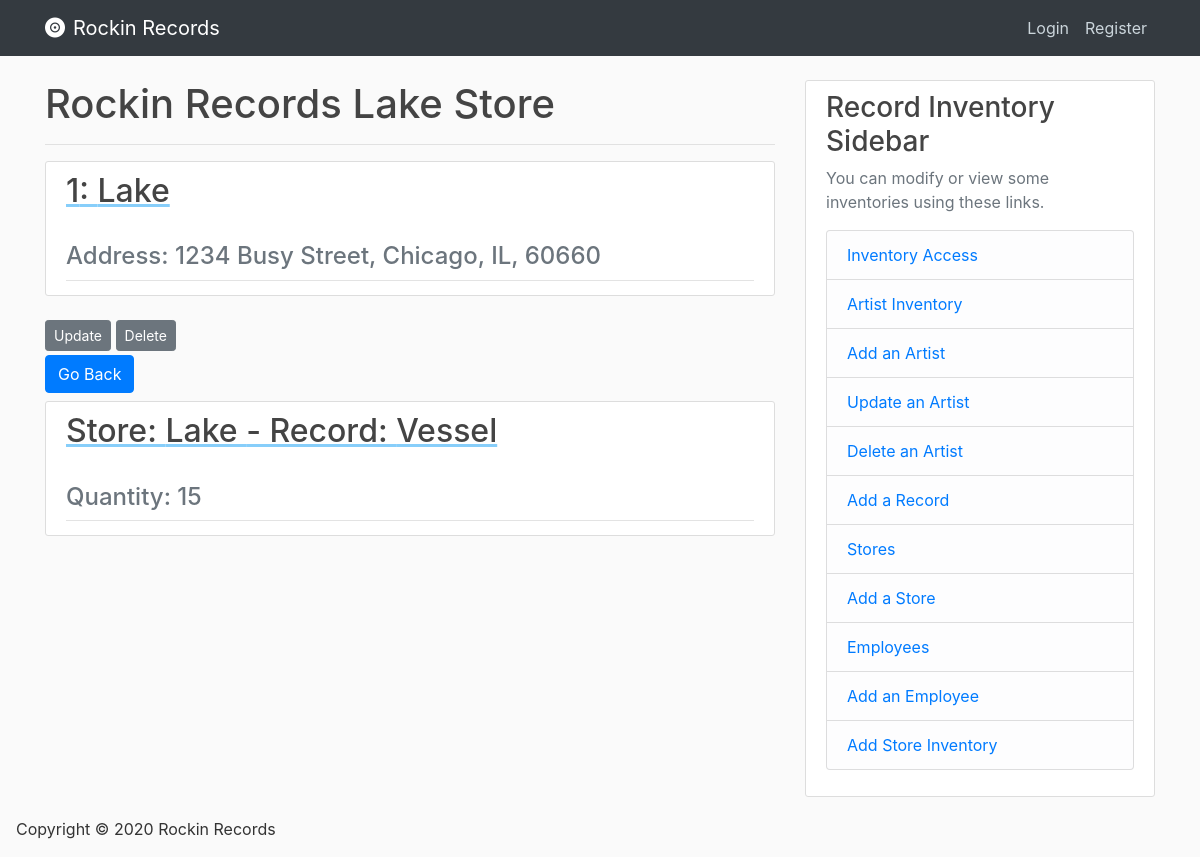
The page /store/1 on the database as committed earlier.
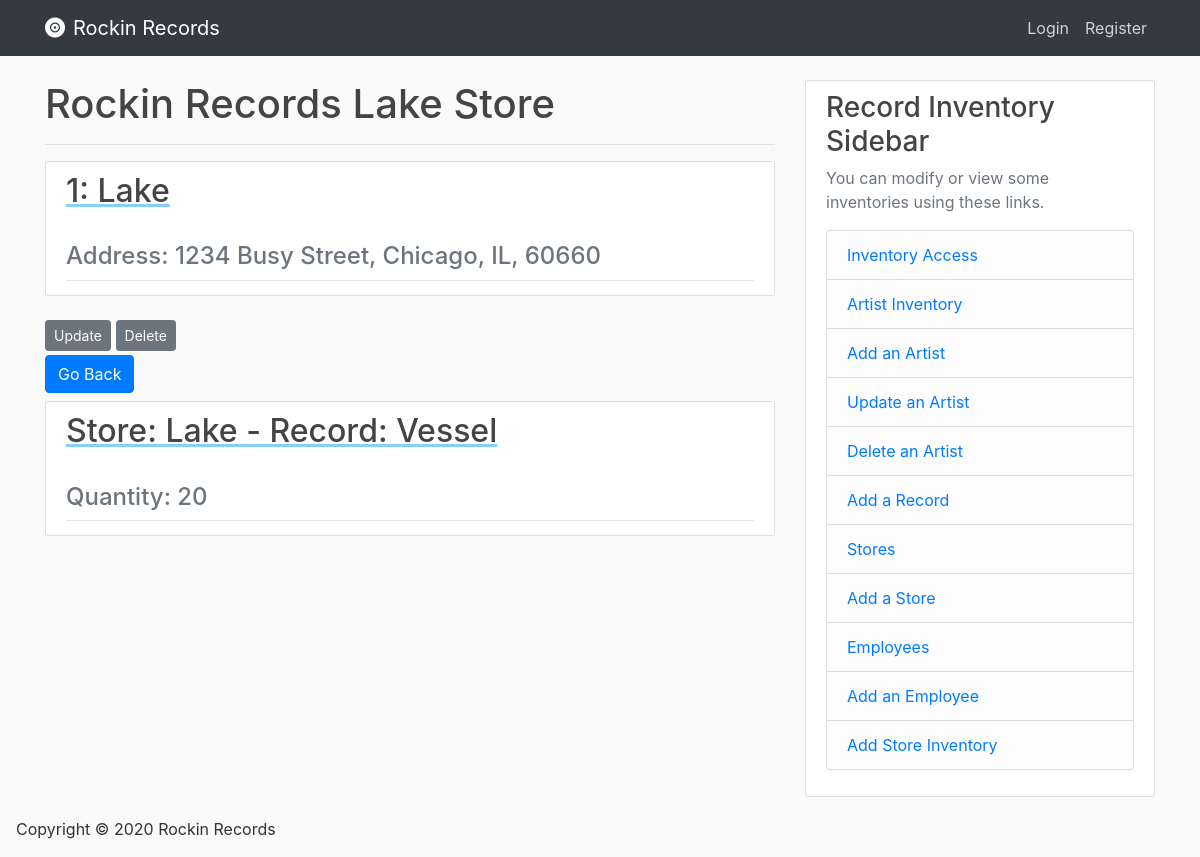
The same page on the database as committed later.
### database/models.py (models this page shows, shortened)
class Stores(db.Model):
    store_id = db.Column(db.Integer, primary_key=True, nullable=False, autoincrement="auto")
    store_name = db.Column(db.String, nullable=False)
    street_address = db.Column(db.String(120), nullable=False)
    city_address = db.Column(db.String(120), nullable=False)
    state_address = db.Column(db.String(120), nullable=False)
    zip_address = db.Column(db.String(120), nullable=False)

class Inventory(db.Model):
    record_id = db.Column(db.Integer, db.ForeignKey('records.record_id'), primary_key=True, nullable=False)
    store_id = db.Column(db.Integer, db.ForeignKey('stores.store_id'), primary_key=True, nullable=False)
    quantity = db.Column(db.Integer, nullable=False)

class Records(db.Model):
    record_id = db.Column(db.Integer, primary_key=True, nullable=False, autoincrement="auto")
    record_name = db.Column(db.String(120), nullable=False)
    record_genre = db.Column(db.String(120), nullable=False)
    record_price = db.Column(db.Float, nullable=False)
    artist_id = db.Column(db.Integer, db.ForeignKey('artists.artist_id'), nullable=False)

### database/routes.py (the view)
@app.route('/store/<store_id>', methods=['GET', 'POST'])
def store(store_id):
    store = Stores.query.get_or_404(store_id)
    store_inventory = Inventory.query.join(Records, Inventory.record_id == Records.record_id)\
    .add_columns(Inventory.quantity, Records.record_id, Records.record_name)\
    .join(Stores, Inventory.store_id == Stores.store_id)\
    .add_columns(Stores.store_id, Stores.store_name).filter(Stores.store_id == Inventory.store_id).all()
    return render_template('store.html', store=store, store_inventory=store_inventory)

### database/Templates/store.html
{% extends "index.html" %}
{% block content %}
    <h1> Rockin Records {{store.store_name}} Store</h1>
    <hr>
        <article class="media content-section">
            <div class="media-body">
                <div class="article-metadata">
                    <a class="mr-2" href="#" style="text-decoration: underline; text-decoration-color: lightskyblue;" >
                    <h2> {{ store['store_id'] }}: {{ store['store_name'] }} </h2>
                    </a>
                    <h4 class="text-muted"> Address: {{ store['street_address'] }}, {{ store['city_address'] }}, {{ store['state_address']}}, {{ store['zip_address'] }}</h4>
                </div>
          </div>
        </article>
        <div>
              <a class="btn btn-secondary btn-sm mt-1 mb-1" href="{{url_for('update_store', store_id=store.store_id)}}">Update</a>
              <a class="btn btn-secondary btn-sm mt-1 mb-1" href="{{url_for('delete_store', store_id=store.store_id)}}">Delete</a>
        </div>
     <div>
        <a href="{{ url_for('home') }} ">
          <button class='btn btn-primary'>
              Go Back
          </button>
        </a>
     </div>
    {% for si in store_inventory %}
        <article class="media content-section mt-2">
            <div class="media-body">
                <div class="article-metadata">
                    <a class="mr-2" href="{{ url_for('inventory', store_id=si.store_id, record_id=si.record_id) }}" style="text-decoration: underline; text-decoration-color: lightskyblue;" >
                        <h2> Store: {{ si['store_name'] }} - Record: {{ si['record_name'] }} </h2>
                    </a>
                    <h4 class="text-muted">Quantity: {{ si['quantity'] }}</h4>
                </div>
          </div>
        </article>
    {% endfor %}
{% endblock content %}

### database/Templates/index.html (shortened to what this page needs)
<!DOCTYPE html>
<html lang="en">
<head>
	<link rel="stylesheet" href="https://stackpath.bootstrapcdn.com/bootstrap/4.4.1/css/bootstrap.min.css">
    <link rel="stylesheet" href="{{ url_for('static', filename='css/main.css') }}">
</head>
<body>
    <header class="site-header">
      <nav class="navbar navbar-expand-md navbar-dark bg-dark fixed-top">
        <div class="container">
          <a class="navbar-brand mr-4" href="/"><i class="fas fa-record-vinyl mr-2"></i>Rockin Records</a>
          <div class="collapse navbar-collapse" id="navbarToggle">
            <div class="navbar-nav">
              {% if current_user.is_authenticated %}
                <a class="nav-item nav-link" href="{{ url_for('account') }}">Account</a>
                <a class="nav-item nav-link" href="{{ url_for('logout') }}">Logout</a>
              {% else %}
                <a class="nav-item nav-link" href="{{ url_for('login') }}">Login</a>
                <a class="nav-item nav-link" href="{{ url_for('register') }}">Register</a>
              {% endif %}
            </div>
          </div>
        </div>
      </nav>
    </header>
    <main role="main" class="container">
      <div class="row">
        <div class="col-md-8">
          {% block content %}{% endblock %}
        </div>
        <div class="col-md-4">
          <div class="content-section">
            <h3>Record Inventory Sidebar</h3>
            <p class='text-muted'> You can modify or view some inventories using these links.
              <ul class="list-group">
                <li class="list-group-item list-group-item-light">
                  <a href="{{ url_for('inventory_access') }} ">
                    Inventory Access
                  </a>
                </li>
                <li class="list-group-item list-group-item-light">
                    <a href="{{ url_for('artist_inventory') }} ">
                        Artist Inventory
                      </a>
                </li>
                <li class="list-group-item list-group-item-light">
                    <a href="{{ url_for('artist_inventory_add') }} ">
                        Add an Artist
                      </a>
                </li>
                <li class="list-group-item list-group-item-light">
                    <a href="{{ url_for('artist_inventory_update') }} ">
                        Update an Artist
                      </a>
                </li>
                <li class="list-group-item list-group-item-light">
                    <a href="{{ url_for('artist_inventory_delete') }} ">
                        Delete an Artist
                      </a>
                </li>
                <li class="list-group-item list-group-item-light">
                    <a href="{{ url_for('add_record') }} ">
                        Add a Record
                      </a>
                </li>
                <li class="list-group-item list-group-item-light">
                    <a href="{{ url_for('stores') }} ">
                        Stores
                    </a>
                </li>
              <li class="list-group-item list-group-item-light">
                    <a href="{{ url_for('add_store') }} ">
                        Add a Store
                    </a>
                </li>
              <li class="list-group-item list-group-item-light">
                    <a href="{{ url_for('employees') }} ">
                        Employees
                    </a>
              </li>
              <li class="list-group-item list-group-item-light">
                    <a href="{{ url_for('add_employee') }} ">
                        Add an Employee
                    </a>
              </li>
              <li class="list-group-item list-group-item-light">
                    <a href="{{ url_for('add_inventory') }} ">
                        Add Store Inventory
                    </a>
              </li>
              </ul>
            </p>
          </div>
        </div>
      </div>
    </main>
    <footer>
        <section class="ml-3"id="main-footer">
            <p>Copyright &copy; 2020 Rockin Records</p>
        </section>
    </footer>
</body>
</html>

### database/static/css/main.css (style rules this page uses)
body { background: #fafafa; color: #333333; margin-top: 5rem; }
h1, h2, h3, h4, h5, h6 { color: #444444; }
.site-header .navbar-nav .nav-link { color: #cbd5db; }
.content-section { background: #ffffff; padding: 10px 20px; border: 1px solid #dddddd; border-radius: 3px; margin-bottom: 20px; }
.article-metadata { padding-bottom: 1px; margin-bottom: 4px; border-bottom: 1px solid #e3e3e3 }

Rows that differ between the two databases and show on the page:
changed Inventory "Lake": quantity "15" → "20"
